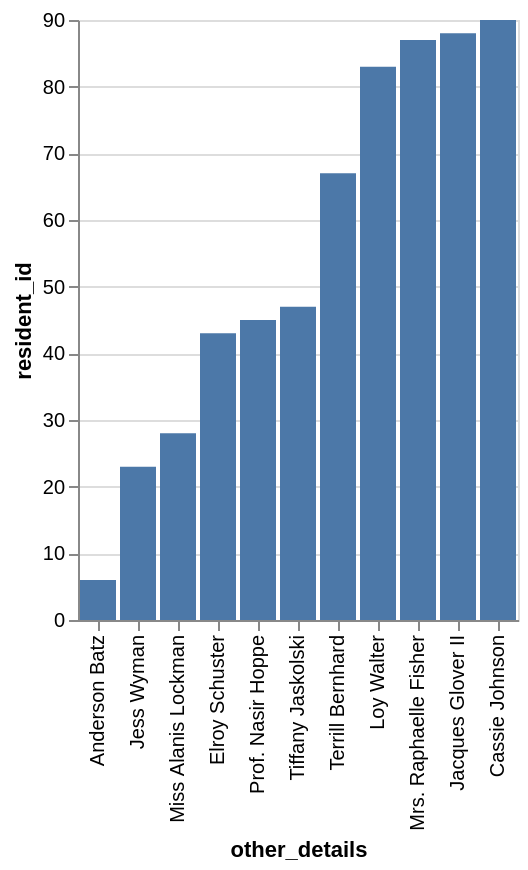

Vega-Lite specification for this chart:
### Vega-Lite specification from a JSON file in a GitHub repository (floating-point values rounded to 4 significant figures)
{"data": {"values": [{"x_data": "Anderson Batz", "y_data": 6}, {"x_data": "Jess Wyman", "y_data": 23}, {"x_data": "Miss Alanis Lockman", "y_data": 28}, {"x_data": "Elroy Schuster", "y_data": 43}, {"x_data": "Prof. Nasir Hoppe", "y_data": 45}, {"x_data": "Tiffany Jaskolski", "y_data": 47}, {"x_data": "Terrill Bernhard", "y_data": 67}, {"x_data": "Loy Walter", "y_data": 83}, {"x_data": "Mrs. Raphaelle Fisher", "y_data": 87}, {"x_data": "Jacques Glover II", "y_data": 88}, {"x_data": "Cassie Johnson", "y_data": 90}]}, "mark": "bar", "encoding": {"x": {"field": "x_data", "type": "nominal", "title": "other_details", "sort": {"op": "sum", "field": "y_data", "order": "ascending"}}, "y": {"field": "y_data", "type": "quantitative", "title": "resident_id"}}}
